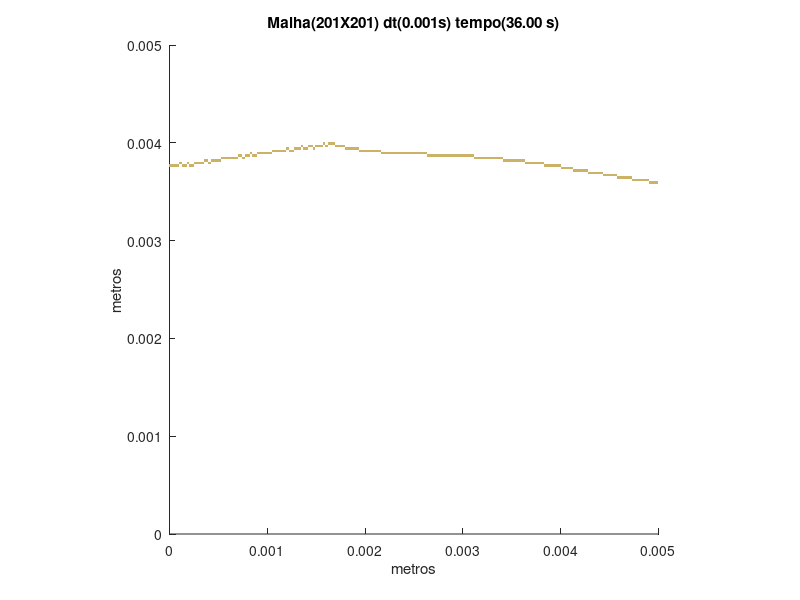

MATLAB code to generate this figure:
set (gca,'PlotBoxAspectRatio',[1 1 1],'Xlim',[0,0.005],'Ylim',[0,0.005])
hold on
title('Malha(201X201) dt(0.001s) tempo(36.00 s)')
hold on
ylabel('metros')
hold on
xlabel('metros')
hold on

fill([0.00490049751243781 0.00490049751243781 0.00492537313432836 0.00492537313432836],[0.00358208955223881 0.00360696517412935 0.00360696517412935 0.00358208955223881],[0.8,0.7,0.4],'LineStyle','none')

fill([0.00492537313432836 0.00492537313432836 0.00495024875621891 0.00495024875621891],[0.00358208955223881 0.00360696517412935 0.00360696517412935 0.00358208955223881],[0.8,0.7,0.4],'LineStyle','none')

fill([0.00495024875621891 0.00495024875621891 0.00497512437810945 0.00497512437810945],[0.00358208955223881 0.00360696517412935 0.00360696517412935 0.00358208955223881],[0.8,0.7,0.4],'LineStyle','none')

fill([0.00497512437810945 0.00497512437810945 0.005 0.005],[0.00358208955223881 0.00360696517412935 0.00360696517412935 0.00358208955223881],[0.8,0.7,0.4],'LineStyle','none')

fill([0.00472636815920398 0.00472636815920398 0.00475124378109453 0.00475124378109453],[0.00360696517412935 0.0036318407960199 0.0036318407960199 0.00360696517412935],[0.8,0.7,0.4],'LineStyle','none')

fill([0.00475124378109453 0.00475124378109453 0.00477611940298507 0.00477611940298507],[0.00360696517412935 0.0036318407960199 0.0036318407960199 0.00360696517412935],[0.8,0.7,0.4],'LineStyle','none')

fill([0.00477611940298507 0.00477611940298507 0.00480099502487562 0.00480099502487562],[0.00360696517412935 0.0036318407960199 0.0036318407960199 0.00360696517412935],[0.8,0.7,0.4],'LineStyle','none')

fill([0.00480099502487562 0.00480099502487562 0.00482587064676617 0.00482587064676617],[0.00360696517412935 0.0036318407960199 0.0036318407960199 0.00360696517412935],[0.8,0.7,0.4],'LineStyle','none')

fill([0.00482587064676617 0.00482587064676617 0.00485074626865672 0.00485074626865672],[0.00360696517412935 0.0036318407960199 0.0036318407960199 0.00360696517412935],[0.8,0.7,0.4],'LineStyle','none')

fill([0.00485074626865672 0.00485074626865672 0.00487562189054726 0.00487562189054726],[0.00360696517412935 0.0036318407960199 0.0036318407960199 0.00360696517412935],[0.8,0.7,0.4],'LineStyle','none')

fill([0.00487562189054726 0.00487562189054726 0.00490049751243781 0.00490049751243781],[0.00360696517412935 0.0036318407960199 0.0036318407960199 0.00360696517412935],[0.8,0.7,0.4],'LineStyle','none')

fill([0.0045771144278607 0.0045771144278607 0.00460199004975124 0.00460199004975124],[0.0036318407960199 0.00365671641791045 0.00365671641791045 0.0036318407960199],[0.8,0.7,0.4],'LineStyle','none')

fill([0.00460199004975124 0.00460199004975124 0.00462686567164179 0.00462686567164179],[0.0036318407960199 0.00365671641791045 0.00365671641791045 0.0036318407960199],[0.8,0.7,0.4],'LineStyle','none')

fill([0.00462686567164179 0.00462686567164179 0.00465174129353234 0.00465174129353234],[0.0036318407960199 0.00365671641791045 0.00365671641791045 0.0036318407960199],[0.8,0.7,0.4],'LineStyle','none')

fill([0.00465174129353234 0.00465174129353234 0.00467661691542289 0.00467661691542289],[0.0036318407960199 0.00365671641791045 0.00365671641791045 0.0036318407960199],[0.8,0.7,0.4],'LineStyle','none')

fill([0.00467661691542289 0.00467661691542289 0.00470149253731343 0.00470149253731343],[0.0036318407960199 0.00365671641791045 0.00365671641791045 0.0036318407960199],[0.8,0.7,0.4],'LineStyle','none')

fill([0.00470149253731343 0.00470149253731343 0.00472636815920398 0.00472636815920398],[0.0036318407960199 0.00365671641791045 0.00365671641791045 0.0036318407960199],[0.8,0.7,0.4],'LineStyle','none')

fill([0.00442786069651741 0.00442786069651741 0.00445273631840796 0.00445273631840796],[0.00365671641791045 0.003681592039801 0.003681592039801 0.00365671641791045],[0.8,0.7,0.4],'LineStyle','none')

fill([0.00445273631840796 0.00445273631840796 0.00447761194029851 0.00447761194029851],[0.00365671641791045 0.003681592039801 0.003681592039801 0.00365671641791045],[0.8,0.7,0.4],'LineStyle','none')

fill([0.00447761194029851 0.00447761194029851 0.00450248756218905 0.00450248756218905],[0.00365671641791045 0.003681592039801 0.003681592039801 0.00365671641791045],[0.8,0.7,0.4],'LineStyle','none')

fill([0.00450248756218905 0.00450248756218905 0.0045273631840796 0.0045273631840796],[0.00365671641791045 0.003681592039801 0.003681592039801 0.00365671641791045],[0.8,0.7,0.4],'LineStyle','none')

fill([0.0045273631840796 0.0045273631840796 0.00455223880597015 0.00455223880597015],[0.00365671641791045 0.003681592039801 0.003681592039801 0.00365671641791045],[0.8,0.7,0.4],'LineStyle','none')

fill([0.00455223880597015 0.00455223880597015 0.0045771144278607 0.0045771144278607],[0.00365671641791045 0.003681592039801 0.003681592039801 0.00365671641791045],[0.8,0.7,0.4],'LineStyle','none')

fill([0.00427860696517413 0.00427860696517413 0.00430348258706468 0.00430348258706468],[0.003681592039801 0.00370646766169154 0.00370646766169154 0.003681592039801],[0.8,0.7,0.4],'LineStyle','none')

fill([0.00430348258706468 0.00430348258706468 0.00432835820895522 0.00432835820895522],[0.003681592039801 0.00370646766169154 0.00370646766169154 0.003681592039801],[0.8,0.7,0.4],'LineStyle','none')

fill([0.00432835820895522 0.00432835820895522 0.00435323383084577 0.00435323383084577],[0.003681592039801 0.00370646766169154 0.00370646766169154 0.003681592039801],[0.8,0.7,0.4],'LineStyle','none')

fill([0.00435323383084577 0.00435323383084577 0.00437810945273632 0.00437810945273632],[0.003681592039801 0.00370646766169154 0.00370646766169154 0.003681592039801],[0.8,0.7,0.4],'LineStyle','none')

fill([0.00437810945273632 0.00437810945273632 0.00440298507462687 0.00440298507462687],[0.003681592039801 0.00370646766169154 0.00370646766169154 0.003681592039801],[0.8,0.7,0.4],'LineStyle','none')

fill([0.00440298507462687 0.00440298507462687 0.00442786069651741 0.00442786069651741],[0.003681592039801 0.00370646766169154 0.00370646766169154 0.003681592039801],[0.8,0.7,0.4],'LineStyle','none')

fill([0.00412935323383085 0.00412935323383085 0.00415422885572139 0.00415422885572139],[0.00370646766169154 0.00373134328358209 0.00373134328358209 0.00370646766169154],[0.8,0.7,0.4],'LineStyle','none')

fill([0.00415422885572139 0.00415422885572139 0.00417910447761194 0.00417910447761194],[0.00370646766169154 0.00373134328358209 0.00373134328358209 0.00370646766169154],[0.8,0.7,0.4],'LineStyle','none')

fill([0.00417910447761194 0.00417910447761194 0.00420398009950249 0.00420398009950249],[0.00370646766169154 0.00373134328358209 0.00373134328358209 0.00370646766169154],[0.8,0.7,0.4],'LineStyle','none')

fill([0.00420398009950249 0.00420398009950249 0.00422885572139303 0.00422885572139303],[0.00370646766169154 0.00373134328358209 0.00373134328358209 0.00370646766169154],[0.8,0.7,0.4],'LineStyle','none')

fill([0.00422885572139303 0.00422885572139303 0.00425373134328358 0.00425373134328358],[0.00370646766169154 0.00373134328358209 0.00373134328358209 0.00370646766169154],[0.8,0.7,0.4],'LineStyle','none')

fill([0.00425373134328358 0.00425373134328358 0.00427860696517413 0.00427860696517413],[0.00370646766169154 0.00373134328358209 0.00373134328358209 0.00370646766169154],[0.8,0.7,0.4],'LineStyle','none')

fill([0.00400497512437811 0.00400497512437811 0.00402985074626866 0.00402985074626866],[0.00373134328358209 0.00375621890547264 0.00375621890547264 0.00373134328358209],[0.8,0.7,0.4],'LineStyle','none')

fill([0.00402985074626866 0.00402985074626866 0.0040547263681592 0.0040547263681592],[0.00373134328358209 0.00375621890547264 0.00375621890547264 0.00373134328358209],[0.8,0.7,0.4],'LineStyle','none')

fill([0.0040547263681592 0.0040547263681592 0.00407960199004975 0.00407960199004975],[0.00373134328358209 0.00375621890547264 0.00375621890547264 0.00373134328358209],[0.8,0.7,0.4],'LineStyle','none')

fill([0.00407960199004975 0.00407960199004975 0.0041044776119403 0.0041044776119403],[0.00373134328358209 0.00375621890547264 0.00375621890547264 0.00373134328358209],[0.8,0.7,0.4],'LineStyle','none')

fill([0.0041044776119403 0.0041044776119403 0.00412935323383085 0.00412935323383085],[0.00373134328358209 0.00375621890547264 0.00375621890547264 0.00373134328358209],[0.8,0.7,0.4],'LineStyle','none')

fill([0 0 2.48756218905473E-05 2.48756218905473E-05],[0.00375621890547264 0.00378109452736318 0.00378109452736318 0.00375621890547264],[0.8,0.7,0.4],'LineStyle','none')

fill([2.48756218905473E-05 2.48756218905473E-05 4.97512437810945E-05 4.97512437810945E-05],[0.00375621890547264 0.00378109452736318 0.00378109452736318 0.00375621890547264],[0.8,0.7,0.4],'LineStyle','none')

fill([4.97512437810945E-05 4.97512437810945E-05 7.46268656716418E-05 7.46268656716418E-05],[0.00375621890547264 0.00378109452736318 0.00378109452736318 0.00375621890547264],[0.8,0.7,0.4],'LineStyle','none')

fill([7.46268656716418E-05 7.46268656716418E-05 9.95024875621891E-05 9.95024875621891E-05],[0.00375621890547264 0.00378109452736318 0.00378109452736318 0.00375621890547264],[0.8,0.7,0.4],'LineStyle','none')

fill([0.000124378109452736 0.000124378109452736 0.000149253731343284 0.000149253731343284],[0.00375621890547264 0.00378109452736318 0.00378109452736318 0.00375621890547264],[0.8,0.7,0.4],'LineStyle','none')

fill([0.000149253731343284 0.000149253731343284 0.000174129353233831 0.000174129353233831],[0.00375621890547264 0.00378109452736318 0.00378109452736318 0.00375621890547264],[0.8,0.7,0.4],'LineStyle','none')

fill([0.000199004975124378 0.000199004975124378 0.000223880597014925 0.000223880597014925],[0.00375621890547264 0.00378109452736318 0.00378109452736318 0.00375621890547264],[0.8,0.7,0.4],'LineStyle','none')

fill([0.000223880597014925 0.000223880597014925 0.000248756218905473 0.000248756218905473],[0.00375621890547264 0.00378109452736318 0.00378109452736318 0.00375621890547264],[0.8,0.7,0.4],'LineStyle','none')

fill([0.00383084577114428 0.00383084577114428 0.00385572139303483 0.00385572139303483],[0.00375621890547264 0.00378109452736318 0.00378109452736318 0.00375621890547264],[0.8,0.7,0.4],'LineStyle','none')

fill([0.00385572139303483 0.00385572139303483 0.00388059701492537 0.00388059701492537],[0.00375621890547264 0.00378109452736318 0.00378109452736318 0.00375621890547264],[0.8,0.7,0.4],'LineStyle','none')

fill([0.00388059701492537 0.00388059701492537 0.00390547263681592 0.00390547263681592],[0.00375621890547264 0.00378109452736318 0.00378109452736318 0.00375621890547264],[0.8,0.7,0.4],'LineStyle','none')

fill([0.00390547263681592 0.00390547263681592 0.00393034825870647 0.00393034825870647],[0.00375621890547264 0.00378109452736318 0.00378109452736318 0.00375621890547264],[0.8,0.7,0.4],'LineStyle','none')

fill([0.00393034825870647 0.00393034825870647 0.00395522388059701 0.00395522388059701],[0.00375621890547264 0.00378109452736318 0.00378109452736318 0.00375621890547264],[0.8,0.7,0.4],'LineStyle','none')

fill([0.00395522388059701 0.00395522388059701 0.00398009950248756 0.00398009950248756],[0.00375621890547264 0.00378109452736318 0.00378109452736318 0.00375621890547264],[0.8,0.7,0.4],'LineStyle','none')

fill([0.00398009950248756 0.00398009950248756 0.00400497512437811 0.00400497512437811],[0.00375621890547264 0.00378109452736318 0.00378109452736318 0.00375621890547264],[0.8,0.7,0.4],'LineStyle','none')

fill([9.95024875621891E-05 9.95024875621891E-05 0.000124378109452736 0.000124378109452736],[0.00378109452736318 0.00380597014925373 0.00380597014925373 0.00378109452736318],[0.8,0.7,0.4],'LineStyle','none')

fill([0.000174129353233831 0.000174129353233831 0.000199004975124378 0.000199004975124378],[0.00378109452736318 0.00380597014925373 0.00380597014925373 0.00378109452736318],[0.8,0.7,0.4],'LineStyle','none')

fill([0.000248756218905473 0.000248756218905473 0.00027363184079602 0.00027363184079602],[0.00378109452736318 0.00380597014925373 0.00380597014925373 0.00378109452736318],[0.8,0.7,0.4],'LineStyle','none')

fill([0.00027363184079602 0.00027363184079602 0.000298507462686567 0.000298507462686567],[0.00378109452736318 0.00380597014925373 0.00380597014925373 0.00378109452736318],[0.8,0.7,0.4],'LineStyle','none')

fill([0.000298507462686567 0.000298507462686567 0.000323383084577114 0.000323383084577114],[0.00378109452736318 0.00380597014925373 0.00380597014925373 0.00378109452736318],[0.8,0.7,0.4],'LineStyle','none')

fill([0.000323383084577114 0.000323383084577114 0.000348258706467662 0.000348258706467662],[0.00378109452736318 0.00380597014925373 0.00380597014925373 0.00378109452736318],[0.8,0.7,0.4],'LineStyle','none')

fill([0.000398009950248756 0.000398009950248756 0.000422885572139303 0.000422885572139303],[0.00378109452736318 0.00380597014925373 0.00380597014925373 0.00378109452736318],[0.8,0.7,0.4],'LineStyle','none')

fill([0.0036318407960199 0.0036318407960199 0.00365671641791045 0.00365671641791045],[0.00378109452736318 0.00380597014925373 0.00380597014925373 0.00378109452736318],[0.8,0.7,0.4],'LineStyle','none')

fill([0.00365671641791045 0.00365671641791045 0.003681592039801 0.003681592039801],[0.00378109452736318 0.00380597014925373 0.00380597014925373 0.00378109452736318],[0.8,0.7,0.4],'LineStyle','none')

fill([0.003681592039801 0.003681592039801 0.00370646766169154 0.00370646766169154],[0.00378109452736318 0.00380597014925373 0.00380597014925373 0.00378109452736318],[0.8,0.7,0.4],'LineStyle','none')

fill([0.00370646766169154 0.00370646766169154 0.00373134328358209 0.00373134328358209],[0.00378109452736318 0.00380597014925373 0.00380597014925373 0.00378109452736318],[0.8,0.7,0.4],'LineStyle','none')

fill([0.00373134328358209 0.00373134328358209 0.00375621890547264 0.00375621890547264],[0.00378109452736318 0.00380597014925373 0.00380597014925373 0.00378109452736318],[0.8,0.7,0.4],'LineStyle','none')

fill([0.00375621890547264 0.00375621890547264 0.00378109452736318 0.00378109452736318],[0.00378109452736318 0.00380597014925373 0.00380597014925373 0.00378109452736318],[0.8,0.7,0.4],'LineStyle','none')

fill([0.00378109452736318 0.00378109452736318 0.00380597014925373 0.00380597014925373],[0.00378109452736318 0.00380597014925373 0.00380597014925373 0.00378109452736318],[0.8,0.7,0.4],'LineStyle','none')

fill([0.00380597014925373 0.00380597014925373 0.00383084577114428 0.00383084577114428],[0.00378109452736318 0.00380597014925373 0.00380597014925373 0.00378109452736318],[0.8,0.7,0.4],'LineStyle','none')

fill([0.000348258706467662 0.000348258706467662 0.000373134328358209 0.000373134328358209],[0.00380597014925373 0.00383084577114428 0.00383084577114428 0.00380597014925373],[0.8,0.7,0.4],'LineStyle','none')

fill([0.000373134328358209 0.000373134328358209 0.000398009950248756 0.000398009950248756],[0.00380597014925373 0.00383084577114428 0.00383084577114428 0.00380597014925373],[0.8,0.7,0.4],'LineStyle','none')

fill([0.000422885572139303 0.000422885572139303 0.000447761194029851 0.000447761194029851],[0.00380597014925373 0.00383084577114428 0.00383084577114428 0.00380597014925373],[0.8,0.7,0.4],'LineStyle','none')

fill([0.000447761194029851 0.000447761194029851 0.000472636815920398 0.000472636815920398],[0.00380597014925373 0.00383084577114428 0.00383084577114428 0.00380597014925373],[0.8,0.7,0.4],'LineStyle','none')

fill([0.000472636815920398 0.000472636815920398 0.000497512437810945 0.000497512437810945],[0.00380597014925373 0.00383084577114428 0.00383084577114428 0.00380597014925373],[0.8,0.7,0.4],'LineStyle','none')

fill([0.000497512437810945 0.000497512437810945 0.000522388059701492 0.000522388059701492],[0.00380597014925373 0.00383084577114428 0.00383084577114428 0.00380597014925373],[0.8,0.7,0.4],'LineStyle','none')

fill([0.00340796019900498 0.00340796019900498 0.00343283582089552 0.00343283582089552],[0.00380597014925373 0.00383084577114428 0.00383084577114428 0.00380597014925373],[0.8,0.7,0.4],'LineStyle','none')

fill([0.00343283582089552 0.00343283582089552 0.00345771144278607 0.00345771144278607],[0.00380597014925373 0.00383084577114428 0.00383084577114428 0.00380597014925373],[0.8,0.7,0.4],'LineStyle','none')

fill([0.00345771144278607 0.00345771144278607 0.00348258706467662 0.00348258706467662],[0.00380597014925373 0.00383084577114428 0.00383084577114428 0.00380597014925373],[0.8,0.7,0.4],'LineStyle','none')

fill([0.00348258706467662 0.00348258706467662 0.00350746268656716 0.00350746268656716],[0.00380597014925373 0.00383084577114428 0.00383084577114428 0.00380597014925373],[0.8,0.7,0.4],'LineStyle','none')

fill([0.00350746268656716 0.00350746268656716 0.00353233830845771 0.00353233830845771],[0.00380597014925373 0.00383084577114428 0.00383084577114428 0.00380597014925373],[0.8,0.7,0.4],'LineStyle','none')

fill([0.00353233830845771 0.00353233830845771 0.00355721393034826 0.00355721393034826],[0.00380597014925373 0.00383084577114428 0.00383084577114428 0.00380597014925373],[0.8,0.7,0.4],'LineStyle','none')

fill([0.00355721393034826 0.00355721393034826 0.00358208955223881 0.00358208955223881],[0.00380597014925373 0.00383084577114428 0.00383084577114428 0.00380597014925373],[0.8,0.7,0.4],'LineStyle','none')

fill([0.00358208955223881 0.00358208955223881 0.00360696517412935 0.00360696517412935],[0.00380597014925373 0.00383084577114428 0.00383084577114428 0.00380597014925373],[0.8,0.7,0.4],'LineStyle','none')

fill([0.00360696517412935 0.00360696517412935 0.0036318407960199 0.0036318407960199],[0.00380597014925373 0.00383084577114428 0.00383084577114428 0.00380597014925373],[0.8,0.7,0.4],'LineStyle','none')

fill([0.000522388059701492 0.000522388059701492 0.00054726368159204 0.00054726368159204],[0.00383084577114428 0.00385572139303483 0.00385572139303483 0.00383084577114428],[0.8,0.7,0.4],'LineStyle','none')

fill([0.00054726368159204 0.00054726368159204 0.000572139303482587 0.000572139303482587],[0.00383084577114428 0.00385572139303483 0.00385572139303483 0.00383084577114428],[0.8,0.7,0.4],'LineStyle','none')

fill([0.000572139303482587 0.000572139303482587 0.000597014925373134 0.000597014925373134],[0.00383084577114428 0.00385572139303483 0.00385572139303483 0.00383084577114428],[0.8,0.7,0.4],'LineStyle','none')

fill([0.000597014925373134 0.000597014925373134 0.000621890547263682 0.000621890547263682],[0.00383084577114428 0.00385572139303483 0.00385572139303483 0.00383084577114428],[0.8,0.7,0.4],'LineStyle','none')

fill([0.000621890547263682 0.000621890547263682 0.000646766169154229 0.000646766169154229],[0.00383084577114428 0.00385572139303483 0.00385572139303483 0.00383084577114428],[0.8,0.7,0.4],'LineStyle','none')

fill([0.000646766169154229 0.000646766169154229 0.000671641791044776 0.000671641791044776],[0.00383084577114428 0.00385572139303483 0.00385572139303483 0.00383084577114428],[0.8,0.7,0.4],'LineStyle','none')

fill([0.000671641791044776 0.000671641791044776 0.000696517412935323 0.000696517412935323],[0.00383084577114428 0.00385572139303483 0.00385572139303483 0.00383084577114428],[0.8,0.7,0.4],'LineStyle','none')

fill([0.000746268656716418 0.000746268656716418 0.000771144278606965 0.000771144278606965],[0.00383084577114428 0.00385572139303483 0.00385572139303483 0.00383084577114428],[0.8,0.7,0.4],'LineStyle','none')

fill([0.00310945273631841 0.00310945273631841 0.00313432835820896 0.00313432835820896],[0.00383084577114428 0.00385572139303483 0.00385572139303483 0.00383084577114428],[0.8,0.7,0.4],'LineStyle','none')

fill([0.00313432835820896 0.00313432835820896 0.0031592039800995 0.0031592039800995],[0.00383084577114428 0.00385572139303483 0.00385572139303483 0.00383084577114428],[0.8,0.7,0.4],'LineStyle','none')

fill([0.0031592039800995 0.0031592039800995 0.00318407960199005 0.00318407960199005],[0.00383084577114428 0.00385572139303483 0.00385572139303483 0.00383084577114428],[0.8,0.7,0.4],'LineStyle','none')

fill([0.00318407960199005 0.00318407960199005 0.0032089552238806 0.0032089552238806],[0.00383084577114428 0.00385572139303483 0.00385572139303483 0.00383084577114428],[0.8,0.7,0.4],'LineStyle','none')

fill([0.0032089552238806 0.0032089552238806 0.00323383084577114 0.00323383084577114],[0.00383084577114428 0.00385572139303483 0.00385572139303483 0.00383084577114428],[0.8,0.7,0.4],'LineStyle','none')

fill([0.00323383084577114 0.00323383084577114 0.00325870646766169 0.00325870646766169],[0.00383084577114428 0.00385572139303483 0.00385572139303483 0.00383084577114428],[0.8,0.7,0.4],'LineStyle','none')

fill([0.00325870646766169 0.00325870646766169 0.00328358208955224 0.00328358208955224],[0.00383084577114428 0.00385572139303483 0.00385572139303483 0.00383084577114428],[0.8,0.7,0.4],'LineStyle','none')

fill([0.00328358208955224 0.00328358208955224 0.00330845771144279 0.00330845771144279],[0.00383084577114428 0.00385572139303483 0.00385572139303483 0.00383084577114428],[0.8,0.7,0.4],'LineStyle','none')

fill([0.00330845771144279 0.00330845771144279 0.00333333333333333 0.00333333333333333],[0.00383084577114428 0.00385572139303483 0.00385572139303483 0.00383084577114428],[0.8,0.7,0.4],'LineStyle','none')

fill([0.00333333333333333 0.00333333333333333 0.00335820895522388 0.00335820895522388],[0.00383084577114428 0.00385572139303483 0.00385572139303483 0.00383084577114428],[0.8,0.7,0.4],'LineStyle','none')

fill([0.00335820895522388 0.00335820895522388 0.00338308457711443 0.00338308457711443],[0.00383084577114428 0.00385572139303483 0.00385572139303483 0.00383084577114428],[0.8,0.7,0.4],'LineStyle','none')

fill([0.00338308457711443 0.00338308457711443 0.00340796019900498 0.00340796019900498],[0.00383084577114428 0.00385572139303483 0.00385572139303483 0.00383084577114428],[0.8,0.7,0.4],'LineStyle','none')

fill([0.000696517412935323 0.000696517412935323 0.000721393034825871 0.000721393034825871],[0.00385572139303483 0.00388059701492537 0.00388059701492537 0.00385572139303483],[0.8,0.7,0.4],'LineStyle','none')

fill([0.000721393034825871 0.000721393034825871 0.000746268656716418 0.000746268656716418],[0.00385572139303483 0.00388059701492537 0.00388059701492537 0.00385572139303483],[0.8,0.7,0.4],'LineStyle','none')

fill([0.000771144278606965 0.000771144278606965 0.000796019900497512 0.000796019900497512],[0.00385572139303483 0.00388059701492537 0.00388059701492537 0.00385572139303483],[0.8,0.7,0.4],'LineStyle','none')

fill([0.000796019900497512 0.000796019900497512 0.00082089552238806 0.00082089552238806],[0.00385572139303483 0.00388059701492537 0.00388059701492537 0.00385572139303483],[0.8,0.7,0.4],'LineStyle','none')

fill([0.000845771144278607 0.000845771144278607 0.000870646766169154 0.000870646766169154],[0.00385572139303483 0.00388059701492537 0.00388059701492537 0.00385572139303483],[0.8,0.7,0.4],'LineStyle','none')

fill([0.000870646766169154 0.000870646766169154 0.000895522388059702 0.000895522388059702],[0.00385572139303483 0.00388059701492537 0.00388059701492537 0.00385572139303483],[0.8,0.7,0.4],'LineStyle','none')

fill([0.00263681592039801 0.00263681592039801 0.00266169154228856 0.00266169154228856],[0.00385572139303483 0.00388059701492537 0.00388059701492537 0.00385572139303483],[0.8,0.7,0.4],'LineStyle','none')

fill([0.00266169154228856 0.00266169154228856 0.0026865671641791 0.0026865671641791],[0.00385572139303483 0.00388059701492537 0.00388059701492537 0.00385572139303483],[0.8,0.7,0.4],'LineStyle','none')

fill([0.0026865671641791 0.0026865671641791 0.00271144278606965 0.00271144278606965],[0.00385572139303483 0.00388059701492537 0.00388059701492537 0.00385572139303483],[0.8,0.7,0.4],'LineStyle','none')

fill([0.00271144278606965 0.00271144278606965 0.0027363184079602 0.0027363184079602],[0.00385572139303483 0.00388059701492537 0.00388059701492537 0.00385572139303483],[0.8,0.7,0.4],'LineStyle','none')

fill([0.0027363184079602 0.0027363184079602 0.00276119402985075 0.00276119402985075],[0.00385572139303483 0.00388059701492537 0.00388059701492537 0.00385572139303483],[0.8,0.7,0.4],'LineStyle','none')

fill([0.00276119402985075 0.00276119402985075 0.00278606965174129 0.00278606965174129],[0.00385572139303483 0.00388059701492537 0.00388059701492537 0.00385572139303483],[0.8,0.7,0.4],'LineStyle','none')

fill([0.00278606965174129 0.00278606965174129 0.00281094527363184 0.00281094527363184],[0.00385572139303483 0.00388059701492537 0.00388059701492537 0.00385572139303483],[0.8,0.7,0.4],'LineStyle','none')

fill([0.00281094527363184 0.00281094527363184 0.00283582089552239 0.00283582089552239],[0.00385572139303483 0.00388059701492537 0.00388059701492537 0.00385572139303483],[0.8,0.7,0.4],'LineStyle','none')

fill([0.00283582089552239 0.00283582089552239 0.00286069651741294 0.00286069651741294],[0.00385572139303483 0.00388059701492537 0.00388059701492537 0.00385572139303483],[0.8,0.7,0.4],'LineStyle','none')

fill([0.00286069651741294 0.00286069651741294 0.00288557213930348 0.00288557213930348],[0.00385572139303483 0.00388059701492537 0.00388059701492537 0.00385572139303483],[0.8,0.7,0.4],'LineStyle','none')

fill([0.00288557213930348 0.00288557213930348 0.00291044776119403 0.00291044776119403],[0.00385572139303483 0.00388059701492537 0.00388059701492537 0.00385572139303483],[0.8,0.7,0.4],'LineStyle','none')

fill([0.00291044776119403 0.00291044776119403 0.00293532338308458 0.00293532338308458],[0.00385572139303483 0.00388059701492537 0.00388059701492537 0.00385572139303483],[0.8,0.7,0.4],'LineStyle','none')

fill([0.00293532338308458 0.00293532338308458 0.00296019900497512 0.00296019900497512],[0.00385572139303483 0.00388059701492537 0.00388059701492537 0.00385572139303483],[0.8,0.7,0.4],'LineStyle','none')

fill([0.00296019900497512 0.00296019900497512 0.00298507462686567 0.00298507462686567],[0.00385572139303483 0.00388059701492537 0.00388059701492537 0.00385572139303483],[0.8,0.7,0.4],'LineStyle','none')

fill([0.00298507462686567 0.00298507462686567 0.00300995024875622 0.00300995024875622],[0.00385572139303483 0.00388059701492537 0.00388059701492537 0.00385572139303483],[0.8,0.7,0.4],'LineStyle','none')

fill([0.00300995024875622 0.00300995024875622 0.00303482587064677 0.00303482587064677],[0.00385572139303483 0.00388059701492537 0.00388059701492537 0.00385572139303483],[0.8,0.7,0.4],'LineStyle','none')

fill([0.00303482587064677 0.00303482587064677 0.00305970149253731 0.00305970149253731],[0.00385572139303483 0.00388059701492537 0.00388059701492537 0.00385572139303483],[0.8,0.7,0.4],'LineStyle','none')

fill([0.00305970149253731 0.00305970149253731 0.00308457711442786 0.00308457711442786],[0.00385572139303483 0.00388059701492537 0.00388059701492537 0.00385572139303483],[0.8,0.7,0.4],'LineStyle','none')

fill([0.00308457711442786 0.00308457711442786 0.00310945273631841 0.00310945273631841],[0.00385572139303483 0.00388059701492537 0.00388059701492537 0.00385572139303483],[0.8,0.7,0.4],'LineStyle','none')

fill([0.00082089552238806 0.00082089552238806 0.000845771144278607 0.000845771144278607],[0.00388059701492537 0.00390547263681592 0.00390547263681592 0.00388059701492537],[0.8,0.7,0.4],'LineStyle','none')

fill([0.000895522388059702 0.000895522388059702 0.000920398009950249 0.000920398009950249],[0.00388059701492537 0.00390547263681592 0.00390547263681592 0.00388059701492537],[0.8,0.7,0.4],'LineStyle','none')

fill([0.000920398009950249 0.000920398009950249 0.000945273631840796 0.000945273631840796],[0.00388059701492537 0.00390547263681592 0.00390547263681592 0.00388059701492537],[0.8,0.7,0.4],'LineStyle','none')

fill([0.000945273631840796 0.000945273631840796 0.000970149253731343 0.000970149253731343],[0.00388059701492537 0.00390547263681592 0.00390547263681592 0.00388059701492537],[0.8,0.7,0.4],'LineStyle','none')

fill([0.000970149253731343 0.000970149253731343 0.00099502487562189 0.00099502487562189],[0.00388059701492537 0.00390547263681592 0.00390547263681592 0.00388059701492537],[0.8,0.7,0.4],'LineStyle','none')

fill([0.00099502487562189 0.00099502487562189 0.00101990049751244 0.00101990049751244],[0.00388059701492537 0.00390547263681592 0.00390547263681592 0.00388059701492537],[0.8,0.7,0.4],'LineStyle','none')

fill([0.00101990049751244 0.00101990049751244 0.00104477611940298 0.00104477611940298],[0.00388059701492537 0.00390547263681592 0.00390547263681592 0.00388059701492537],[0.8,0.7,0.4],'LineStyle','none')

fill([0.00216417910447761 0.00216417910447761 0.00218905472636816 0.00218905472636816],[0.00388059701492537 0.00390547263681592 0.00390547263681592 0.00388059701492537],[0.8,0.7,0.4],'LineStyle','none')

fill([0.00218905472636816 0.00218905472636816 0.00221393034825871 0.00221393034825871],[0.00388059701492537 0.00390547263681592 0.00390547263681592 0.00388059701492537],[0.8,0.7,0.4],'LineStyle','none')

fill([0.00221393034825871 0.00221393034825871 0.00223880597014925 0.00223880597014925],[0.00388059701492537 0.00390547263681592 0.00390547263681592 0.00388059701492537],[0.8,0.7,0.4],'LineStyle','none')

fill([0.00223880597014925 0.00223880597014925 0.0022636815920398 0.0022636815920398],[0.00388059701492537 0.00390547263681592 0.00390547263681592 0.00388059701492537],[0.8,0.7,0.4],'LineStyle','none')

fill([0.0022636815920398 0.0022636815920398 0.00228855721393035 0.00228855721393035],[0.00388059701492537 0.00390547263681592 0.00390547263681592 0.00388059701492537],[0.8,0.7,0.4],'LineStyle','none')

fill([0.00228855721393035 0.00228855721393035 0.0023134328358209 0.0023134328358209],[0.00388059701492537 0.00390547263681592 0.00390547263681592 0.00388059701492537],[0.8,0.7,0.4],'LineStyle','none')

fill([0.0023134328358209 0.0023134328358209 0.00233830845771144 0.00233830845771144],[0.00388059701492537 0.00390547263681592 0.00390547263681592 0.00388059701492537],[0.8,0.7,0.4],'LineStyle','none')

fill([0.00233830845771144 0.00233830845771144 0.00236318407960199 0.00236318407960199],[0.00388059701492537 0.00390547263681592 0.00390547263681592 0.00388059701492537],[0.8,0.7,0.4],'LineStyle','none')

fill([0.00236318407960199 0.00236318407960199 0.00238805970149254 0.00238805970149254],[0.00388059701492537 0.00390547263681592 0.00390547263681592 0.00388059701492537],[0.8,0.7,0.4],'LineStyle','none')

fill([0.00238805970149254 0.00238805970149254 0.00241293532338308 0.00241293532338308],[0.00388059701492537 0.00390547263681592 0.00390547263681592 0.00388059701492537],[0.8,0.7,0.4],'LineStyle','none')

fill([0.00241293532338308 0.00241293532338308 0.00243781094527363 0.00243781094527363],[0.00388059701492537 0.00390547263681592 0.00390547263681592 0.00388059701492537],[0.8,0.7,0.4],'LineStyle','none')

fill([0.00243781094527363 0.00243781094527363 0.00246268656716418 0.00246268656716418],[0.00388059701492537 0.00390547263681592 0.00390547263681592 0.00388059701492537],[0.8,0.7,0.4],'LineStyle','none')

fill([0.00246268656716418 0.00246268656716418 0.00248756218905473 0.00248756218905473],[0.00388059701492537 0.00390547263681592 0.00390547263681592 0.00388059701492537],[0.8,0.7,0.4],'LineStyle','none')

fill([0.00248756218905473 0.00248756218905473 0.00251243781094527 0.00251243781094527],[0.00388059701492537 0.00390547263681592 0.00390547263681592 0.00388059701492537],[0.8,0.7,0.4],'LineStyle','none')

fill([0.00251243781094527 0.00251243781094527 0.00253731343283582 0.00253731343283582],[0.00388059701492537 0.00390547263681592 0.00390547263681592 0.00388059701492537],[0.8,0.7,0.4],'LineStyle','none')

fill([0.00253731343283582 0.00253731343283582 0.00256218905472637 0.00256218905472637],[0.00388059701492537 0.00390547263681592 0.00390547263681592 0.00388059701492537],[0.8,0.7,0.4],'LineStyle','none')

fill([0.00256218905472637 0.00256218905472637 0.00258706467661692 0.00258706467661692],[0.00388059701492537 0.00390547263681592 0.00390547263681592 0.00388059701492537],[0.8,0.7,0.4],'LineStyle','none')

fill([0.00258706467661692 0.00258706467661692 0.00261194029850746 0.00261194029850746],[0.00388059701492537 0.00390547263681592 0.00390547263681592 0.00388059701492537],[0.8,0.7,0.4],'LineStyle','none')

fill([0.00261194029850746 0.00261194029850746 0.00263681592039801 0.00263681592039801],[0.00388059701492537 0.00390547263681592 0.00390547263681592 0.00388059701492537],[0.8,0.7,0.4],'LineStyle','none')

fill([0.00104477611940298 0.00104477611940298 0.00106965174129353 0.00106965174129353],[0.00390547263681592 0.00393034825870647 0.00393034825870647 0.00390547263681592],[0.8,0.7,0.4],'LineStyle','none')

fill([0.00106965174129353 0.00106965174129353 0.00109452736318408 0.00109452736318408],[0.00390547263681592 0.00393034825870647 0.00393034825870647 0.00390547263681592],[0.8,0.7,0.4],'LineStyle','none')

fill([0.00109452736318408 0.00109452736318408 0.00111940298507463 0.00111940298507463],[0.00390547263681592 0.00393034825870647 0.00393034825870647 0.00390547263681592],[0.8,0.7,0.4],'LineStyle','none')

fill([0.00111940298507463 0.00111940298507463 0.00114427860696517 0.00114427860696517],[0.00390547263681592 0.00393034825870647 0.00393034825870647 0.00390547263681592],[0.8,0.7,0.4],'LineStyle','none')

fill([0.00114427860696517 0.00114427860696517 0.00116915422885572 0.00116915422885572],[0.00390547263681592 0.00393034825870647 0.00393034825870647 0.00390547263681592],[0.8,0.7,0.4],'LineStyle','none')

fill([0.00116915422885572 0.00116915422885572 0.00119402985074627 0.00119402985074627],[0.00390547263681592 0.00393034825870647 0.00393034825870647 0.00390547263681592],[0.8,0.7,0.4],'LineStyle','none')

fill([0.00121890547263682 0.00121890547263682 0.00124378109452736 0.00124378109452736],[0.00390547263681592 0.00393034825870647 0.00393034825870647 0.00390547263681592],[0.8,0.7,0.4],'LineStyle','none')

fill([0.00124378109452736 0.00124378109452736 0.00126865671641791 0.00126865671641791],[0.00390547263681592 0.00393034825870647 0.00393034825870647 0.00390547263681592],[0.8,0.7,0.4],'LineStyle','none')

fill([0.00194029850746269 0.00194029850746269 0.00196517412935323 0.00196517412935323],[0.00390547263681592 0.00393034825870647 0.00393034825870647 0.00390547263681592],[0.8,0.7,0.4],'LineStyle','none')

fill([0.00196517412935323 0.00196517412935323 0.00199004975124378 0.00199004975124378],[0.00390547263681592 0.00393034825870647 0.00393034825870647 0.00390547263681592],[0.8,0.7,0.4],'LineStyle','none')

fill([0.00199004975124378 0.00199004975124378 0.00201492537313433 0.00201492537313433],[0.00390547263681592 0.00393034825870647 0.00393034825870647 0.00390547263681592],[0.8,0.7,0.4],'LineStyle','none')

fill([0.00201492537313433 0.00201492537313433 0.00203980099502488 0.00203980099502488],[0.00390547263681592 0.00393034825870647 0.00393034825870647 0.00390547263681592],[0.8,0.7,0.4],'LineStyle','none')

fill([0.00203980099502488 0.00203980099502488 0.00206467661691542 0.00206467661691542],[0.00390547263681592 0.00393034825870647 0.00393034825870647 0.00390547263681592],[0.8,0.7,0.4],'LineStyle','none')

fill([0.00206467661691542 0.00206467661691542 0.00208955223880597 0.00208955223880597],[0.00390547263681592 0.00393034825870647 0.00393034825870647 0.00390547263681592],[0.8,0.7,0.4],'LineStyle','none')

fill([0.00208955223880597 0.00208955223880597 0.00211442786069652 0.00211442786069652],[0.00390547263681592 0.00393034825870647 0.00393034825870647 0.00390547263681592],[0.8,0.7,0.4],'LineStyle','none')

fill([0.00211442786069652 0.00211442786069652 0.00213930348258706 0.00213930348258706],[0.00390547263681592 0.00393034825870647 0.00393034825870647 0.00390547263681592],[0.8,0.7,0.4],'LineStyle','none')

fill([0.00213930348258706 0.00213930348258706 0.00216417910447761 0.00216417910447761],[0.00390547263681592 0.00393034825870647 0.00393034825870647 0.00390547263681592],[0.8,0.7,0.4],'LineStyle','none')

fill([0.00119402985074627 0.00119402985074627 0.00121890547263682 0.00121890547263682],[0.00393034825870647 0.00395522388059701 0.00395522388059701 0.00393034825870647],[0.8,0.7,0.4],'LineStyle','none')

fill([0.00126865671641791 0.00126865671641791 0.00129353233830846 0.00129353233830846],[0.00393034825870647 0.00395522388059701 0.00395522388059701 0.00393034825870647],[0.8,0.7,0.4],'LineStyle','none')

fill([0.00129353233830846 0.00129353233830846 0.001318407960199 0.001318407960199],[0.00393034825870647 0.00395522388059701 0.00395522388059701 0.00393034825870647],[0.8,0.7,0.4],'LineStyle','none')

fill([0.001318407960199 0.001318407960199 0.00134328358208955 0.00134328358208955],[0.00393034825870647 0.00395522388059701 0.00395522388059701 0.00393034825870647],[0.8,0.7,0.4],'LineStyle','none')

fill([0.0013681592039801 0.0013681592039801 0.00139303482587065 0.00139303482587065],[0.00393034825870647 0.00395522388059701 0.00395522388059701 0.00393034825870647],[0.8,0.7,0.4],'LineStyle','none')

fill([0.00139303482587065 0.00139303482587065 0.00141791044776119 0.00141791044776119],[0.00393034825870647 0.00395522388059701 0.00395522388059701 0.00393034825870647],[0.8,0.7,0.4],'LineStyle','none')

fill([0.00146766169154229 0.00146766169154229 0.00149253731343284 0.00149253731343284],[0.00393034825870647 0.00395522388059701 0.00395522388059701 0.00393034825870647],[0.8,0.7,0.4],'LineStyle','none')

fill([0.0017910447761194 0.0017910447761194 0.00181592039800995 0.00181592039800995],[0.00393034825870647 0.00395522388059701 0.00395522388059701 0.00393034825870647],[0.8,0.7,0.4],'LineStyle','none')

fill([0.00181592039800995 0.00181592039800995 0.0018407960199005 0.0018407960199005],[0.00393034825870647 0.00395522388059701 0.00395522388059701 0.00393034825870647],[0.8,0.7,0.4],'LineStyle','none')

fill([0.0018407960199005 0.0018407960199005 0.00186567164179104 0.00186567164179104],[0.00393034825870647 0.00395522388059701 0.00395522388059701 0.00393034825870647],[0.8,0.7,0.4],'LineStyle','none')

fill([0.00186567164179104 0.00186567164179104 0.00189054726368159 0.00189054726368159],[0.00393034825870647 0.00395522388059701 0.00395522388059701 0.00393034825870647],[0.8,0.7,0.4],'LineStyle','none')

fill([0.00189054726368159 0.00189054726368159 0.00191542288557214 0.00191542288557214],[0.00393034825870647 0.00395522388059701 0.00395522388059701 0.00393034825870647],[0.8,0.7,0.4],'LineStyle','none')

fill([0.00191542288557214 0.00191542288557214 0.00194029850746269 0.00194029850746269],[0.00393034825870647 0.00395522388059701 0.00395522388059701 0.00393034825870647],[0.8,0.7,0.4],'LineStyle','none')

fill([0.00134328358208955 0.00134328358208955 0.0013681592039801 0.0013681592039801],[0.00395522388059701 0.00398009950248756 0.00398009950248756 0.00395522388059701],[0.8,0.7,0.4],'LineStyle','none')

fill([0.00141791044776119 0.00141791044776119 0.00144278606965174 0.00144278606965174],[0.00395522388059701 0.00398009950248756 0.00398009950248756 0.00395522388059701],[0.8,0.7,0.4],'LineStyle','none')

fill([0.00144278606965174 0.00144278606965174 0.00146766169154229 0.00146766169154229],[0.00395522388059701 0.00398009950248756 0.00398009950248756 0.00395522388059701],[0.8,0.7,0.4],'LineStyle','none')

fill([0.00149253731343284 0.00149253731343284 0.00151741293532338 0.00151741293532338],[0.00395522388059701 0.00398009950248756 0.00398009950248756 0.00395522388059701],[0.8,0.7,0.4],'LineStyle','none')

fill([0.00151741293532338 0.00151741293532338 0.00154228855721393 0.00154228855721393],[0.00395522388059701 0.00398009950248756 0.00398009950248756 0.00395522388059701],[0.8,0.7,0.4],'LineStyle','none')

fill([0.00154228855721393 0.00154228855721393 0.00156716417910448 0.00156716417910448],[0.00395522388059701 0.00398009950248756 0.00398009950248756 0.00395522388059701],[0.8,0.7,0.4],'LineStyle','none')

fill([0.00159203980099502 0.00159203980099502 0.00161691542288557 0.00161691542288557],[0.00395522388059701 0.00398009950248756 0.00398009950248756 0.00395522388059701],[0.8,0.7,0.4],'LineStyle','none')

fill([0.00169154228855721 0.00169154228855721 0.00171641791044776 0.00171641791044776],[0.00395522388059701 0.00398009950248756 0.00398009950248756 0.00395522388059701],[0.8,0.7,0.4],'LineStyle','none')

fill([0.00171641791044776 0.00171641791044776 0.00174129353233831 0.00174129353233831],[0.00395522388059701 0.00398009950248756 0.00398009950248756 0.00395522388059701],[0.8,0.7,0.4],'LineStyle','none')

fill([0.00174129353233831 0.00174129353233831 0.00176616915422886 0.00176616915422886],[0.00395522388059701 0.00398009950248756 0.00398009950248756 0.00395522388059701],[0.8,0.7,0.4],'LineStyle','none')

fill([0.00176616915422886 0.00176616915422886 0.0017910447761194 0.0017910447761194],[0.00395522388059701 0.00398009950248756 0.00398009950248756 0.00395522388059701],[0.8,0.7,0.4],'LineStyle','none')

fill([0.00156716417910448 0.00156716417910448 0.00159203980099502 0.00159203980099502],[0.00398009950248756 0.00400497512437811 0.00400497512437811 0.00398009950248756],[0.8,0.7,0.4],'LineStyle','none')

fill([0.00161691542288557 0.00161691542288557 0.00164179104477612 0.00164179104477612],[0.00398009950248756 0.00400497512437811 0.00400497512437811 0.00398009950248756],[0.8,0.7,0.4],'LineStyle','none')

fill([0.00164179104477612 0.00164179104477612 0.00166666666666667 0.00166666666666667],[0.00398009950248756 0.00400497512437811 0.00400497512437811 0.00398009950248756],[0.8,0.7,0.4],'LineStyle','none')

fill([0.00166666666666667 0.00166666666666667 0.00169154228855721 0.00169154228855721],[0.00398009950248756 0.00400497512437811 0.00400497512437811 0.00398009950248756],[0.8,0.7,0.4],'LineStyle','none')
